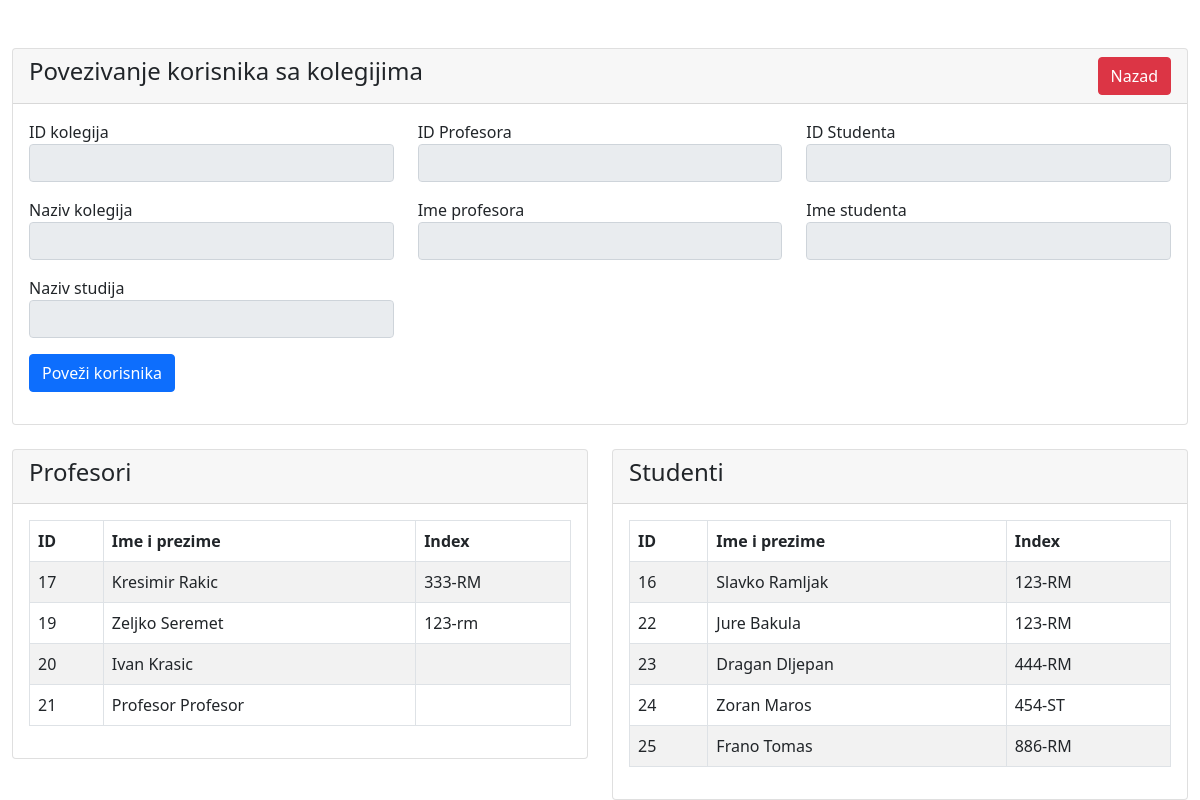
The app's page /forAdmin/vezaCreateUser.php (signed in) with its own data.
### tables this page shows
CREATE TABLE `users` (
  `id` int(11) NOT NULL,
  `name` varchar(255) DEFAULT NULL,
  `full_name` varchar(255) DEFAULT NULL,
  `indeks` varchar(20) DEFAULT NULL,
  `pass` varchar(255) DEFAULT NULL,
  `role` enum('admin','professor','student') DEFAULT NULL
);

### forAdmin/vezaCreateUser.php (the view, shortened to what this page needs)
<?php
  include "../php/db_conn.php";
  if (isset($_SESSION['name']) && isset($_SESSION['id'])) {   ?>
<!DOCTYPE html>
<html lang="en">
<head>
  <link href="https://cdn.jsdelivr.net/npm/bootstrap@5.0.2/dist/css/bootstrap.min.css" rel="stylesheet">
</head>
<body>
<div class="container-fluid mt-5 ">
	<div class="row">
		<div class="col-md-12">
			<div class="card">
				<div class="card-header">
					<h4>Povezivanje korisnika sa kolegijima
						<a href="./vezaCreate.php" class="btn btn-danger float-end">Nazad</a>
					</h4>
				</div>
				<div class="card-body">
          <?php
          $kolegij_id = mysqli_real_escape_string($conn, $_GET['id']);
            ?>
					<form action="vezaCode.php" method="POST">
            <div class="row">
              <div class="col">
                <div class="mb-3">
							    <label>ID kolegija</label>
							    <input type="text" name="kolegij_id" value="<?= $kolegij['kolegij_id']; ?>" class="form-control" id="kolegij_id" readonly>
						    </div>
              </div>
              <div class="col">
                <div class="mb-3">
							    <label>ID Profesora</label>
							    <input type="text" name="profesor_id" id="profesor_id" class="form-control" id="" readonly>
						    </div>
              </div>
              <div class="col">
                <div class="mb-3">
							    <label>ID Studenta</label>
							    <input type="text" name="student_id" class="form-control" id="student_id" readonly>
						    </div>
              </div>
            </div>
            <div class="row">
              <div class="col">
                <div class="mb-3">
							    <label>Naziv kolegija</label>
							    <input type="text" name="kolegij_ime" value="<?= $kolegij['nazivKolegija']; ?>" class="form-control" id="" readonly>
						    </div>
              </div>
              <div class="col">
                <div class="mb-3">
							    <label>Ime profesora</label>
							    <input type="text" name="profesor_ime" id="profesor_ime" class="form-control" id="" readonly>
						    </div>
              </div>
              <div class="col">
                <div class="mb-3">
							    <label>Ime studenta</label>
							    <input type="text" name="student_ime" class="form-control" id="student_ime" readonly>
						    </div>
              </div>
            </div>
            <div class="row">
              <div class="col-4">
                <div class="mb-3">
							    <label>Naziv studija</label>
							    <input type="text" name="studij_ime" value="<?= $kolegij['nazivStudija']; ?>" class="form-control" id="" readonly>
						    </div>
              </div>
            </div>
            <div class="mb-3">
							<button type="submit" name="save_veza" class="btn btn-primary">Poveži korisnika</button>
						</div>
					</form>
				</div>
			</div>
		</div>
	</div>
</div>
<div class="container-fluid mt-4">
    <div class="row">
      <div class="col-md-6">
        <div class="card">
          <div class="card-header">
            <h4>
              Profesori
            </h4>
          </div>
          <div class="card-body">
           <table class="table table-bordered table-striped" id="tablicaProfesori">
            <thead>
              <tr>
                <th>ID</th>
                <th>Ime i prezime</th>
                <th>Index</th>
              </tr>
            </thead>
            <tbody>
              <?php
                $query = " SELECT * FROM users
                WHERE role='professor' AND id NOT IN
                (SELECT profesor_id FROM veza WHERE veza.kolegij_id='$kolegij_id')";
                $query_run = mysqli_query($conn, $query);
                if(mysqli_num_rows($query_run) > 0){
                  foreach($query_run as $user){
                    ?>
                    <tr>
                      <td><?= $user['id']; ?></td>
                      <td><?= $user['full_name']; ?></td>
                      <td><?= $user['indeks']; ?></td>
                    </tr>
                  <?php
                  }
                }
                else{
                  echo "<h5>Nema slobodnih profesora u bazi!</h5>";
                }
              ?>
            </tbody>
           </table>
          </div>
      </div>
    </div>
    <div class="col-6">
        <div class="card">
          <div class="card-header">
            <h4>
              Studenti
            </h4>
          </div>
          <div class="card-body">
           <table class="table table-bordered table-striped" id="tablicaStudenti">
            <thead>
              <tr>
                <th>ID</th>
                <th>Ime i prezime</th>
                <th>Index</th>
              </tr>
            </thead>
            <tbody>
              <?php
                $query = " SELECT * FROM users WHERE role='student' AND id NOT IN (
                  SELECT vezastudent.student_id FROM vezastudent WHERE vezastudent.kolegij_id='$kolegij_id');";
                $query_run = mysqli_query($conn, $query);
                if(mysqli_num_rows($query_run) > 0){
                  foreach($query_run as $user){
                    ?>
                    <tr>
                      <td><?= $user['id']; ?></td>
                      <td><?= $user['full_name']; ?></td>
                      <td><?= $user['indeks']; ?></td>
                    </tr>
                  <?php
                  }
                }
                else{
                  echo "<h5>Nema studenata profesora u bazi!</h5>";
                }
              ?>
            </tbody>
           </table>
          </div>
      </div>
    </div>
  </div>
</div>
</body>
</html>
<?php }else{
	header("Location: ../index.php");
} ?>

### records on screen
users: id "17", full_name "Kresimir Rakic", indeks "333-RM"
users: id "19", full_name "Zeljko Seremet", indeks "123-rm"
users: id "20", full_name "Ivan Krasic"
users: id "21", full_name "Profesor Profesor"
users: id "16", full_name "Slavko Ramljak", indeks "123-RM"
users: id "22", full_name "Jure Bakula", indeks "123-RM"
users: id "23", full_name "Dragan Dljepan", indeks "444-RM"
users: id "24", full_name "Zoran Maros", indeks "454-ST"
users: id "25", full_name "Frano Tomas", indeks "886-RM"
